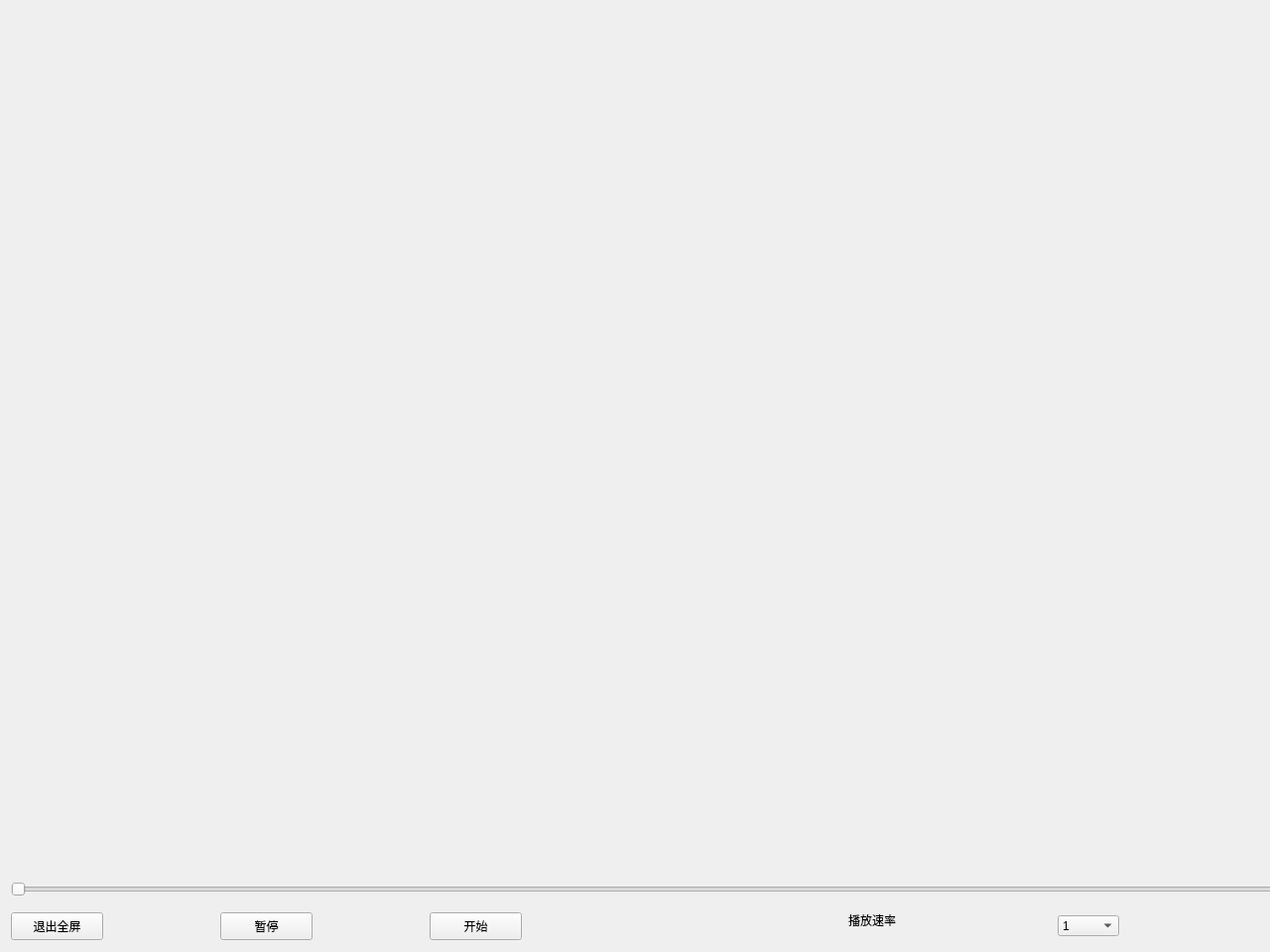
<?xml version="1.0" encoding="UTF-8"?>
<ui version="4.0">
 <class>Form</class>
 <widget class="QWidget" name="Form">
  <property name="geometry">
   <rect>
    <x>0</x>
    <y>0</y>
    <width>1280</width>
    <height>960</height>
   </rect>
  </property>
  <property name="windowTitle">
   <string>Form</string>
  </property>
  <widget class="QLabel" name="label">
   <property name="geometry">
    <rect>
     <x>0</x>
     <y>0</y>
     <width>1280</width>
     <height>900</height>
    </rect>
   </property>
   <property name="text">
    <string/>
   </property>
  </widget>
  <widget class="QWidget" name="widget" native="true">
   <property name="geometry">
    <rect>
     <x>10</x>
     <y>880</y>
     <width>1920</width>
     <height>80</height>
    </rect>
   </property>
   <property name="autoFillBackground">
    <bool>true</bool>
   </property>
   <widget class="QSlider" name="slider">
    <property name="geometry">
     <rect>
      <x>1</x>
      <y>6</y>
      <width>1906</width>
      <height>22</height>
     </rect>
    </property>
    <property name="sizePolicy">
     <sizepolicy hsizetype="Maximum" vsizetype="Fixed">
      <horstretch>0</horstretch>
      <verstretch>0</verstretch>
     </sizepolicy>
    </property>
    <property name="orientation">
     <enum>Qt::Horizontal</enum>
    </property>
   </widget>
   <widget class="QPushButton" name="pause">
    <property name="geometry">
     <rect>
      <x>212</x>
      <y>40</y>
      <width>93</width>
      <height>28</height>
     </rect>
    </property>
    <property name="text">
     <string>暂停</string>
    </property>
   </widget>
   <widget class="QPushButton" name="play">
    <property name="geometry">
     <rect>
      <x>423</x>
      <y>40</y>
      <width>93</width>
      <height>28</height>
     </rect>
    </property>
    <property name="text">
     <string>开始</string>
    </property>
   </widget>
   <widget class="QPushButton" name="exit">
    <property name="geometry">
     <rect>
      <x>1</x>
      <y>40</y>
      <width>93</width>
      <height>28</height>
     </rect>
    </property>
    <property name="text">
     <string>退出全屏</string>
    </property>
   </widget>
   <widget class="QComboBox" name="comboBox">
    <property name="geometry">
     <rect>
      <x>1056</x>
      <y>43</y>
      <width>62</width>
      <height>21</height>
     </rect>
    </property>
    <item>
     <property name="text">
      <string>1</string>
     </property>
    </item>
    <item>
     <property name="text">
      <string>1.5</string>
     </property>
    </item>
    <item>
     <property name="text">
      <string>2</string>
     </property>
    </item>
    <item>
     <property name="text">
      <string>0.75</string>
     </property>
    </item>
    <item>
     <property name="text">
      <string>0.5</string>
     </property>
    </item>
   </widget>
   <widget class="QLabel" name="label_2">
    <property name="geometry">
     <rect>
      <x>845</x>
      <y>40</y>
      <width>60</width>
      <height>16</height>
     </rect>
    </property>
    <property name="text">
     <string>播放速率</string>
    </property>
   </widget>
  </widget>
 </widget>
 <resources/>
 <connections/>
</ui>
